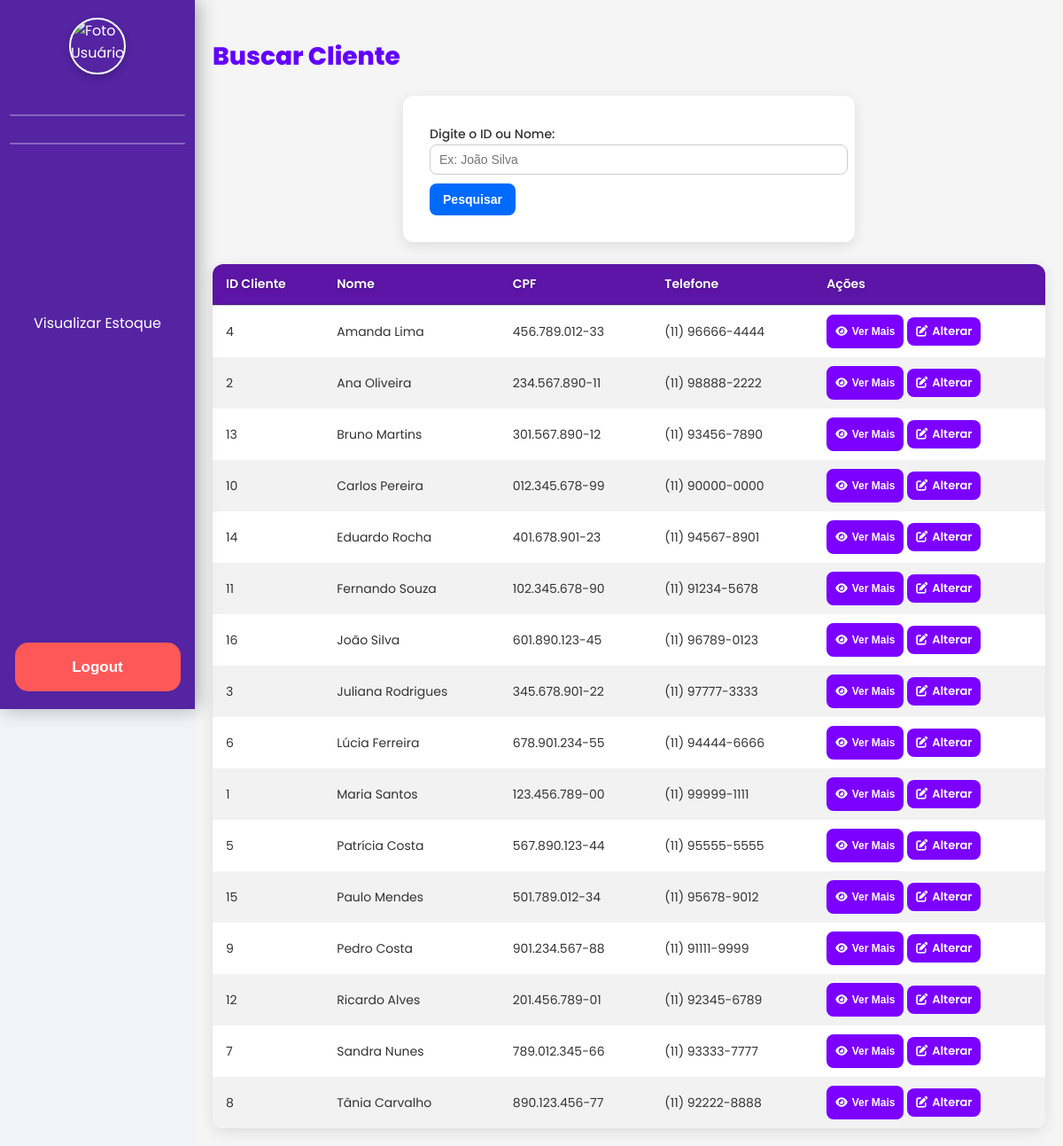
The app's page /Site_Senna/buscar_cliente.php with its own data.
### tables this page shows
CREATE TABLE IF NOT EXISTS `cliente` (
  `id_cliente` int NOT NULL AUTO_INCREMENT,
  `id_usuario` int NOT NULL,
  `nome_cliente` varchar(191) NOT NULL,
  `endereco` varchar(191) DEFAULT NULL,
  `cpf` varchar(14) DEFAULT NULL,
  `data_nascimento` date DEFAULT NULL,
  `telefone` varchar(15) DEFAULT NULL,
  PRIMARY KEY (`id_cliente`),
  UNIQUE KEY `id_usuario` (`id_usuario`),
  UNIQUE KEY `cpf` (`cpf`)
);

### Site_Senna/buscar_cliente.php (the view, shortened to what this page needs)
<?php
require_once 'includes/conexao.php';
if ($_SERVER["REQUEST_METHOD"] === "POST" && !empty($_POST['busca'])) {
    $busca = trim($_POST['busca']);
    if (is_numeric($busca)) {
        $sql = "SELECT c.id_cliente, c.nome_cliente, c.endereco, c.cpf, c.telefone,
                       u.id_usuario, u.email
                FROM cliente c
                INNER JOIN usuario u ON c.id_usuario = u.id_usuario
                WHERE c.id_cliente = :busca
                ORDER BY c.nome_cliente ASC";
        $stmt = $pdo->prepare($sql);
        $stmt->bindParam(':busca', $busca, PDO::PARAM_INT);
    } else {
        $sql = "SELECT c.id_cliente, c.nome_cliente, c.endereco, c.cpf, c.telefone,
                       u.id_usuario, u.email
                FROM cliente c
                INNER JOIN usuario u ON c.id_usuario = u.id_usuario
                WHERE c.nome_cliente LIKE :busca_nome
                ORDER BY c.nome_cliente ASC";
        $stmt = $pdo->prepare($sql);
        $stmt->bindValue(':busca_nome', "$busca%", PDO::PARAM_STR);
    }
} else {
    $sql = "SELECT c.id_cliente, c.nome_cliente, c.endereco, c.cpf, c.telefone,
                   u.id_usuario, u.email
            FROM cliente c
            INNER JOIN usuario u ON c.id_usuario = u.id_usuario
            ORDER BY c.nome_cliente ASC";
    $stmt = $pdo->prepare($sql);
}
$stmt->execute();
$clientes = $stmt->fetchAll();
?>
<!DOCTYPE html>
<html lang="pt-br">
<head>
    <link rel="stylesheet" href="css/main_css.css">
    <link rel="stylesheet" href="css/modal.css">
    <link rel="stylesheet" href="https://cdnjs.cloudflare.com/ajax/libs/font-awesome/6.4.0/css/all.min.css">
</head>
<body>
    <?php include_once 'includes/sidebar.php'; ?>
    <div class="container">
        <div class="conteudo">
            <div class="titulo">
                <h2>Buscar Cliente</h2>
            </div>
            <div class="formulario-coluna cliente-coluna">
            <form action="buscar_cliente.php" method="POST">
                <label for="busca">Digite o ID ou Nome:</label>
                <input type="text" id="busca" name="busca" placeholder="Ex: João Silva">
                <button type="submit" class="botao">Pesquisar</button>
            </form>
            </div>
<br>
            <div class="formulario-coluna tabela">
                <?php if (!empty($clientes)): ?>
                    <table>
                        <thead>
                            <tr>
                                <th>ID Cliente</th>
                                <th>Nome</th>
                                <th>CPF</th>
                                <th>Telefone</th>
                                <th>Ações</th>
                            </tr>
                        </thead>
                        <tbody>
                            <?php foreach ($clientes as $cliente): ?>
                                <tr>
                                    <td><?= htmlspecialchars($cliente['id_cliente']) ?></td>
                                    <td><?= htmlspecialchars($cliente['nome_cliente']) ?></td>
                                    <td><?= htmlspecialchars($cliente['cpf']) ?></td>
                                    <td><?= htmlspecialchars($cliente['telefone']) ?></td>
                                    <td>
                                        <button class="ver-mais-btn" style="padding: 12px 10px; font-size: 12px; width: auto;"
                                            data-id="<?= htmlspecialchars($cliente['id_cliente']) ?>"
                                            data-nome="<?= htmlspecialchars($cliente['nome_cliente']) ?>"
                                            data-endereco="<?= htmlspecialchars($cliente['endereco']) ?>"
                                            data-cpf="<?= htmlspecialchars($cliente['cpf']) ?>"
                                            data-telefone="<?= htmlspecialchars($cliente['telefone']) ?>"
                                            data-usuario-id="<?= htmlspecialchars($cliente['id_usuario']) ?>"
                                            data-email="<?= htmlspecialchars($cliente['email']) ?>">
                                            <i class="fa-solid fa-eye"></i> Ver Mais
                                        </button>
                                                    <a href="alterar_cliente.php?id=<?= htmlspecialchars($cliente['id_cliente']) ?>">
                                                        <i class="fa-solid fa-pen-to-square"></i> Alterar
                                                    </a>
                                                </div>
                                            </td>
                                        </tr>
                                    <?php endforeach; ?>
                    <?php else: ?>
                        <p>Nenhum cliente encontrado.</p>
                    <?php endif; ?>
</body>
</html>

### Site_Senna/css/main_css.css (style rules this page uses)
:root { --cor-padrao:#5424A2; --cor-padrao-hover:#6e21ea; --cor-fonte:#ffffff; --cor-fonte-p:#555555; --cor-btn:#264653; --cor-btn-hover:rgb(98, 0, 255); --cor-btn-fonte:#ffffff; --cor-fonte-corpo:#333333; --cor-fonte-corpo-leve:#777777; --cor-bg:#f0f4f8; }
body, html { margin: 0; padding: 0; font-family: 'Poppins', sans-serif; background-color: var(--cor-bg); }
.container { margin-left: 220px; padding: 20px; font-family: 'Poppins', sans-serif; background-color: #f5f5f5; min-height: 100vh; transition: margin-left 0.3s ease; }
form { background-color: #ffffff; padding: 30px; border-radius: 12px; box-shadow: 0 4px 15px rgba(0,0,0,0.1); margin: 0 auto; max-width: 750px; }
.formulario-coluna { flex: 1; min-width: 250px; display: flex; flex-direction: column; gap: 10px; }
label { font-size: 14px; font-weight: 500; color: #333; }
input[type="text"], input[type="email"], input[type="password"], input[type="number"], input[type="date"], select { padding: 8px 10px; border: 1px solid #ccc; border-radius: 8px; font-size: 14px; width: 100%; transition: 0.2s; }
button.botao, .botoes button { background-color: #006aff; color: #fff; border: none; padding: 10px 15px; border-radius: 8px; font-size: 14px; font-weight: 600; cursor: pointer; transition: 0.2s; margin-top: 10px; }
table { width: 100%; border-collapse: collapse; background-color: #fff; border-radius: 12px; overflow: hidden; box-shadow: 0 4px 15px rgba(0,0,0,0.1); }
th, td { padding: 10px 15px; text-align: left; font-size: 14px; color: #333; }
th { background-color: #1B4D3E; color: #fff; font-weight: 600; }
tr:nth-child(even) { background-color: #f2f2f2; }
.ver-mais-btn, table a { background-color: #7b00ff; color: var(--cor-fonte); border: none; border-radius: 8px; padding: 6px 10px; font-size: 13px; font-weight: 600; cursor: pointer; transition: all 0.3s ease; display: inline-flex; align-items: center; gap: 5px; text-decoration: none; }
.ver-mais-btn i, table a i { transition: transform 0.3s ease, color 0.3s ease; }
.tabela th { background-color: #5c15a7; color: #ffffff; font-weight: 600; text-shadow: 0 1px 2px rgba(0,0,0,0.3); padding: 12px 15px; text-align: left; border-bottom: 2px solid rgba(0,0,0,0.1); }
h2 { color: #6200ff; font-size: 28px; font-weight: 800; }

### records on screen
cliente: id_cliente "4", nome_cliente "Amanda Lima", cpf "456.789.012-33", telefone "(11) 96666-4444"
cliente: id_cliente "2", nome_cliente "Ana Oliveira", cpf "234.567.890-11", telefone "(11) 98888-2222"
cliente: id_cliente "13", nome_cliente "Bruno Martins", cpf "301.567.890-12", telefone "(11) 93456-7890"
cliente: id_cliente "10", nome_cliente "Carlos Pereira", cpf "012.345.678-99", telefone "(11) 90000-0000"
cliente: id_cliente "14", nome_cliente "Eduardo Rocha", cpf "401.678.901-23", telefone "(11) 94567-8901"
cliente: id_cliente "11", nome_cliente "Fernando Souza", cpf "102.345.678-90", telefone "(11) 91234-5678"
cliente: id_cliente "16", nome_cliente "João Silva", cpf "601.890.123-45", telefone "(11) 96789-0123"
cliente: id_cliente "3", nome_cliente "Juliana Rodrigues", cpf "345.678.901-22", telefone "(11) 97777-3333"
cliente: id_cliente "6", nome_cliente "Lúcia Ferreira", cpf "678.901.234-55", telefone "(11) 94444-6666"
cliente: id_cliente "1", nome_cliente "Maria Santos", cpf "123.456.789-00", telefone "(11) 99999-1111"
cliente: id_cliente "5", nome_cliente "Patrícia Costa", cpf "567.890.123-44", telefone "(11) 95555-5555"
cliente: id_cliente "15", nome_cliente "Paulo Mendes", cpf "501.789.012-34", telefone "(11) 95678-9012"
cliente: id_cliente "9", nome_cliente "Pedro Costa", cpf "901.234.567-88", telefone "(11) 91111-9999"
cliente: id_cliente "12", nome_cliente "Ricardo Alves", cpf "201.456.789-01", telefone "(11) 92345-6789"
cliente: id_cliente "7", nome_cliente "Sandra Nunes", cpf "789.012.345-66", telefone "(11) 93333-7777"
cliente: id_cliente "8", nome_cliente "Tânia Carvalho", cpf "890.123.456-77", telefone "(11) 92222-8888"
